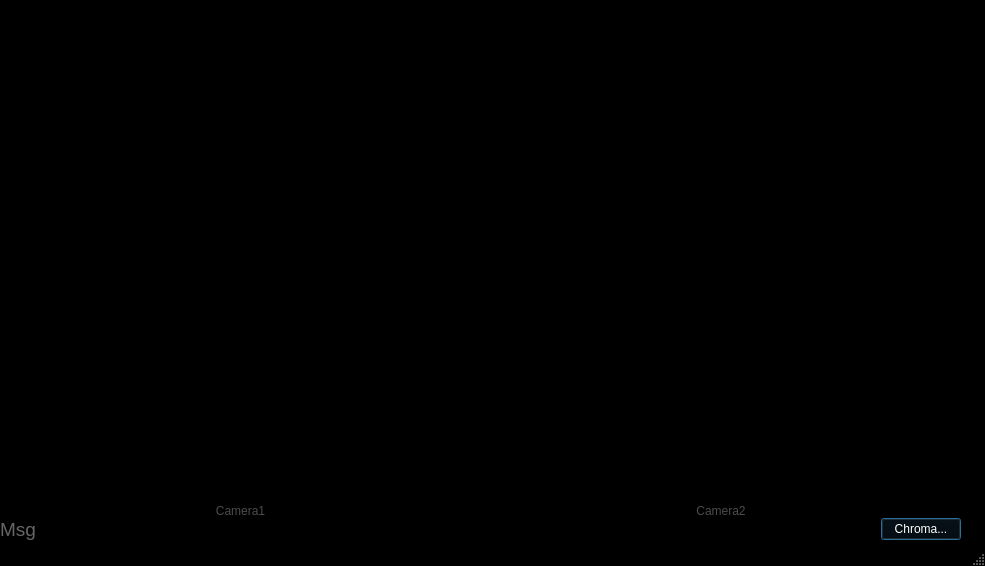
<?xml version="1.0" encoding="UTF-8"?>
<ui version="4.0">
 <author>Kiyo Chinzei (k.chinzei@aist.go.jp) / Small Computings for Clinicals</author>
 <class>MainWindow</class>
 <widget class="QDialog" name="MainWindow">
  <property name="windowModality">
   <enum>Qt::ApplicationModal</enum>
  </property>
  <property name="enabled">
   <bool>true</bool>
  </property>
  <property name="geometry">
   <rect>
    <x>0</x>
    <y>0</y>
    <width>985</width>
    <height>566</height>
   </rect>
  </property>
  <property name="sizePolicy">
   <sizepolicy hsizetype="MinimumExpanding" vsizetype="MinimumExpanding">
    <horstretch>0</horstretch>
    <verstretch>0</verstretch>
   </sizepolicy>
  </property>
  <property name="minimumSize">
   <size>
    <width>960</width>
    <height>540</height>
   </size>
  </property>
  <property name="palette">
   <palette>
    <active>
     <colorrole role="WindowText">
      <brush brushstyle="SolidPattern">
       <color alpha="255">
        <red>255</red>
        <green>255</green>
        <blue>255</blue>
       </color>
      </brush>
     </colorrole>
     <colorrole role="Button">
      <brush brushstyle="SolidPattern">
       <color alpha="255">
        <red>0</red>
        <green>0</green>
        <blue>0</blue>
       </color>
      </brush>
     </colorrole>
     <colorrole role="Light">
      <brush brushstyle="SolidPattern">
       <color alpha="255">
        <red>0</red>
        <green>0</green>
        <blue>0</blue>
       </color>
      </brush>
     </colorrole>
     <colorrole role="Midlight">
      <brush brushstyle="SolidPattern">
       <color alpha="255">
        <red>0</red>
        <green>0</green>
        <blue>0</blue>
       </color>
      </brush>
     </colorrole>
     <colorrole role="Dark">
      <brush brushstyle="SolidPattern">
       <color alpha="255">
        <red>0</red>
        <green>0</green>
        <blue>0</blue>
       </color>
      </brush>
     </colorrole>
     <colorrole role="Mid">
      <brush brushstyle="SolidPattern">
       <color alpha="255">
        <red>0</red>
        <green>0</green>
        <blue>0</blue>
       </color>
      </brush>
     </colorrole>
     <colorrole role="Text">
      <brush brushstyle="SolidPattern">
       <color alpha="255">
        <red>255</red>
        <green>255</green>
        <blue>255</blue>
       </color>
      </brush>
     </colorrole>
     <colorrole role="BrightText">
      <brush brushstyle="SolidPattern">
       <color alpha="255">
        <red>255</red>
        <green>255</green>
        <blue>255</blue>
       </color>
      </brush>
     </colorrole>
     <colorrole role="ButtonText">
      <brush brushstyle="SolidPattern">
       <color alpha="255">
        <red>255</red>
        <green>255</green>
        <blue>255</blue>
       </color>
      </brush>
     </colorrole>
     <colorrole role="Base">
      <brush brushstyle="SolidPattern">
       <color alpha="255">
        <red>0</red>
        <green>0</green>
        <blue>0</blue>
       </color>
      </brush>
     </colorrole>
     <colorrole role="Window">
      <brush brushstyle="SolidPattern">
       <color alpha="255">
        <red>0</red>
        <green>0</green>
        <blue>0</blue>
       </color>
      </brush>
     </colorrole>
     <colorrole role="Shadow">
      <brush brushstyle="SolidPattern">
       <color alpha="255">
        <red>0</red>
        <green>0</green>
        <blue>0</blue>
       </color>
      </brush>
     </colorrole>
     <colorrole role="AlternateBase">
      <brush brushstyle="SolidPattern">
       <color alpha="255">
        <red>0</red>
        <green>0</green>
        <blue>0</blue>
       </color>
      </brush>
     </colorrole>
     <colorrole role="ToolTipBase">
      <brush brushstyle="SolidPattern">
       <color alpha="255">
        <red>255</red>
        <green>255</green>
        <blue>220</blue>
       </color>
      </brush>
     </colorrole>
     <colorrole role="ToolTipText">
      <brush brushstyle="SolidPattern">
       <color alpha="255">
        <red>0</red>
        <green>0</green>
        <blue>0</blue>
       </color>
      </brush>
     </colorrole>
    </active>
    <inactive>
     <colorrole role="WindowText">
      <brush brushstyle="SolidPattern">
       <color alpha="255">
        <red>255</red>
        <green>255</green>
        <blue>255</blue>
       </color>
      </brush>
     </colorrole>
     <colorrole role="Button">
      <brush brushstyle="SolidPattern">
       <color alpha="255">
        <red>0</red>
        <green>0</green>
        <blue>0</blue>
       </color>
      </brush>
     </colorrole>
     <colorrole role="Light">
      <brush brushstyle="SolidPattern">
       <color alpha="255">
        <red>0</red>
        <green>0</green>
        <blue>0</blue>
       </color>
      </brush>
     </colorrole>
     <colorrole role="Midlight">
      <brush brushstyle="SolidPattern">
       <color alpha="255">
        <red>0</red>
        <green>0</green>
        <blue>0</blue>
       </color>
      </brush>
     </colorrole>
     <colorrole role="Dark">
      <brush brushstyle="SolidPattern">
       <color alpha="255">
        <red>0</red>
        <green>0</green>
        <blue>0</blue>
       </color>
      </brush>
     </colorrole>
     <colorrole role="Mid">
      <brush brushstyle="SolidPattern">
       <color alpha="255">
        <red>0</red>
        <green>0</green>
        <blue>0</blue>
       </color>
      </brush>
     </colorrole>
     <colorrole role="Text">
      <brush brushstyle="SolidPattern">
       <color alpha="255">
        <red>255</red>
        <green>255</green>
        <blue>255</blue>
       </color>
      </brush>
     </colorrole>
     <colorrole role="BrightText">
      <brush brushstyle="SolidPattern">
       <color alpha="255">
        <red>255</red>
        <green>255</green>
        <blue>255</blue>
       </color>
      </brush>
     </colorrole>
     <colorrole role="ButtonText">
      <brush brushstyle="SolidPattern">
       <color alpha="255">
        <red>255</red>
        <green>255</green>
        <blue>255</blue>
       </color>
      </brush>
     </colorrole>
     <colorrole role="Base">
      <brush brushstyle="SolidPattern">
       <color alpha="255">
        <red>0</red>
        <green>0</green>
        <blue>0</blue>
       </color>
      </brush>
     </colorrole>
     <colorrole role="Window">
      <brush brushstyle="SolidPattern">
       <color alpha="255">
        <red>0</red>
        <green>0</green>
        <blue>0</blue>
       </color>
      </brush>
     </colorrole>
     <colorrole role="Shadow">
      <brush brushstyle="SolidPattern">
       <color alpha="255">
        <red>0</red>
        <green>0</green>
        <blue>0</blue>
       </color>
      </brush>
     </colorrole>
     <colorrole role="AlternateBase">
      <brush brushstyle="SolidPattern">
       <color alpha="255">
        <red>0</red>
        <green>0</green>
        <blue>0</blue>
       </color>
      </brush>
     </colorrole>
     <colorrole role="ToolTipBase">
      <brush brushstyle="SolidPattern">
       <color alpha="255">
        <red>255</red>
        <green>255</green>
        <blue>220</blue>
       </color>
      </brush>
     </colorrole>
     <colorrole role="ToolTipText">
      <brush brushstyle="SolidPattern">
       <color alpha="255">
        <red>0</red>
        <green>0</green>
        <blue>0</blue>
       </color>
      </brush>
     </colorrole>
    </inactive>
    <disabled>
     <colorrole role="WindowText">
      <brush brushstyle="SolidPattern">
       <color alpha="255">
        <red>0</red>
        <green>0</green>
        <blue>0</blue>
       </color>
      </brush>
     </colorrole>
     <colorrole role="Button">
      <brush brushstyle="SolidPattern">
       <color alpha="255">
        <red>0</red>
        <green>0</green>
        <blue>0</blue>
       </color>
      </brush>
     </colorrole>
     <colorrole role="Light">
      <brush brushstyle="SolidPattern">
       <color alpha="255">
        <red>0</red>
        <green>0</green>
        <blue>0</blue>
       </color>
      </brush>
     </colorrole>
     <colorrole role="Midlight">
      <brush brushstyle="SolidPattern">
       <color alpha="255">
        <red>0</red>
        <green>0</green>
        <blue>0</blue>
       </color>
      </brush>
     </colorrole>
     <colorrole role="Dark">
      <brush brushstyle="SolidPattern">
       <color alpha="255">
        <red>0</red>
        <green>0</green>
        <blue>0</blue>
       </color>
      </brush>
     </colorrole>
     <colorrole role="Mid">
      <brush brushstyle="SolidPattern">
       <color alpha="255">
        <red>0</red>
        <green>0</green>
        <blue>0</blue>
       </color>
      </brush>
     </colorrole>
     <colorrole role="Text">
      <brush brushstyle="SolidPattern">
       <color alpha="255">
        <red>0</red>
        <green>0</green>
        <blue>0</blue>
       </color>
      </brush>
     </colorrole>
     <colorrole role="BrightText">
      <brush brushstyle="SolidPattern">
       <color alpha="255">
        <red>255</red>
        <green>255</green>
        <blue>255</blue>
       </color>
      </brush>
     </colorrole>
     <colorrole role="ButtonText">
      <brush brushstyle="SolidPattern">
       <color alpha="255">
        <red>0</red>
        <green>0</green>
        <blue>0</blue>
       </color>
      </brush>
     </colorrole>
     <colorrole role="Base">
      <brush brushstyle="SolidPattern">
       <color alpha="255">
        <red>0</red>
        <green>0</green>
        <blue>0</blue>
       </color>
      </brush>
     </colorrole>
     <colorrole role="Window">
      <brush brushstyle="SolidPattern">
       <color alpha="255">
        <red>0</red>
        <green>0</green>
        <blue>0</blue>
       </color>
      </brush>
     </colorrole>
     <colorrole role="Shadow">
      <brush brushstyle="SolidPattern">
       <color alpha="255">
        <red>0</red>
        <green>0</green>
        <blue>0</blue>
       </color>
      </brush>
     </colorrole>
     <colorrole role="AlternateBase">
      <brush brushstyle="SolidPattern">
       <color alpha="255">
        <red>0</red>
        <green>0</green>
        <blue>0</blue>
       </color>
      </brush>
     </colorrole>
     <colorrole role="ToolTipBase">
      <brush brushstyle="SolidPattern">
       <color alpha="255">
        <red>255</red>
        <green>255</green>
        <blue>220</blue>
       </color>
      </brush>
     </colorrole>
     <colorrole role="ToolTipText">
      <brush brushstyle="SolidPattern">
       <color alpha="255">
        <red>0</red>
        <green>0</green>
        <blue>0</blue>
       </color>
      </brush>
     </colorrole>
    </disabled>
   </palette>
  </property>
  <property name="windowTitle">
   <string>Chromakey2</string>
  </property>
  <property name="autoFillBackground">
   <bool>true</bool>
  </property>
  <property name="sizeGripEnabled">
   <bool>true</bool>
  </property>
  <widget class="QWidget" name="verticalLayoutWidget">
   <property name="geometry">
    <rect>
     <x>0</x>
     <y>0</y>
     <width>961</width>
     <height>541</height>
    </rect>
   </property>
   <layout class="QVBoxLayout" name="verticalLayout" stretch="0,1,0,0">
    <property name="spacing">
     <number>0</number>
    </property>
    <property name="sizeConstraint">
     <enum>QLayout::SetMinAndMaxSize</enum>
    </property>
    <property name="leftMargin">
     <number>0</number>
    </property>
    <item>
     <layout class="QHBoxLayout" name="horizontalLayout_4">
      <item>
       <widget class="QLabel" name="label_scc">
        <property name="text">
         <string/>
        </property>
        <property name="pixmap">
         <pixmap resource="QResources.qrc">:/images/QResources/scc_h90.png</pixmap>
        </property>
        <property name="scaledContents">
         <bool>true</bool>
        </property>
       </widget>
      </item>
      <item>
       <spacer name="horizontalSpacer">
        <property name="orientation">
         <enum>Qt::Horizontal</enum>
        </property>
        <property name="sizeHint" stdset="0">
         <size>
          <width>40</width>
          <height>20</height>
         </size>
        </property>
       </spacer>
      </item>
      <item>
       <widget class="QLabel" name="label_logo">
        <property name="text">
         <string/>
        </property>
        <property name="pixmap">
         <pixmap resource="QResources.qrc">:/images/QResources/aist_90.png</pixmap>
        </property>
        <property name="scaledContents">
         <bool>true</bool>
        </property>
       </widget>
      </item>
     </layout>
    </item>
    <item>
     <layout class="QHBoxLayout" name="horizontalLayout_5">
      <item>
       <widget class="EndoView" name="viewL" native="true">
        <property name="sizePolicy">
         <sizepolicy hsizetype="MinimumExpanding" vsizetype="MinimumExpanding">
          <horstretch>0</horstretch>
          <verstretch>0</verstretch>
         </sizepolicy>
        </property>
        <property name="minimumSize">
         <size>
          <width>270</width>
          <height>270</height>
         </size>
        </property>
        <property name="layoutDirection">
         <enum>Qt::LeftToRight</enum>
        </property>
        <property name="autoFillBackground">
         <bool>false</bool>
        </property>
        <property name="lineWidth" stdset="0">
         <number>0</number>
        </property>
        <property name="midLineWidth" stdset="0">
         <number>0</number>
        </property>
       </widget>
      </item>
      <item>
       <widget class="EndoView" name="viewR" native="true">
        <property name="sizePolicy">
         <sizepolicy hsizetype="MinimumExpanding" vsizetype="MinimumExpanding">
          <horstretch>0</horstretch>
          <verstretch>0</verstretch>
         </sizepolicy>
        </property>
        <property name="minimumSize">
         <size>
          <width>270</width>
          <height>270</height>
         </size>
        </property>
        <property name="layoutDirection">
         <enum>Qt::LeftToRight</enum>
        </property>
        <property name="autoFillBackground">
         <bool>false</bool>
        </property>
        <property name="lineWidth" stdset="0">
         <number>0</number>
        </property>
        <property name="midLineWidth" stdset="0">
         <number>0</number>
        </property>
        <property name="backgroundBrush" stdset="0">
         <brush brushstyle="NoBrush">
          <color alpha="255">
           <red>0</red>
           <green>0</green>
           <blue>0</blue>
          </color>
         </brush>
        </property>
        <property name="interactive" stdset="0">
         <bool>true</bool>
        </property>
       </widget>
      </item>
     </layout>
    </item>
    <item>
     <layout class="QHBoxLayout" name="horizontalLayout_9">
      <item>
       <widget class="QLabel" name="label_camname1">
        <property name="palette">
         <palette>
          <active>
           <colorrole role="WindowText">
            <brush brushstyle="SolidPattern">
             <color alpha="255">
              <red>76</red>
              <green>76</green>
              <blue>76</blue>
             </color>
            </brush>
           </colorrole>
          </active>
          <inactive>
           <colorrole role="WindowText">
            <brush brushstyle="SolidPattern">
             <color alpha="255">
              <red>76</red>
              <green>76</green>
              <blue>76</blue>
             </color>
            </brush>
           </colorrole>
          </inactive>
          <disabled>
           <colorrole role="WindowText">
            <brush brushstyle="SolidPattern">
             <color alpha="255">
              <red>0</red>
              <green>0</green>
              <blue>0</blue>
             </color>
            </brush>
           </colorrole>
          </disabled>
         </palette>
        </property>
        <property name="text">
         <string>Camera1</string>
        </property>
        <property name="alignment">
         <set>Qt::AlignCenter</set>
        </property>
       </widget>
      </item>
      <item>
       <widget class="QLabel" name="label_camname2">
        <property name="palette">
         <palette>
          <active>
           <colorrole role="WindowText">
            <brush brushstyle="SolidPattern">
             <color alpha="255">
              <red>76</red>
              <green>76</green>
              <blue>76</blue>
             </color>
            </brush>
           </colorrole>
          </active>
          <inactive>
           <colorrole role="WindowText">
            <brush brushstyle="SolidPattern">
             <color alpha="255">
              <red>76</red>
              <green>76</green>
              <blue>76</blue>
             </color>
            </brush>
           </colorrole>
          </inactive>
          <disabled>
           <colorrole role="WindowText">
            <brush brushstyle="SolidPattern">
             <color alpha="255">
              <red>0</red>
              <green>0</green>
              <blue>0</blue>
             </color>
            </brush>
           </colorrole>
          </disabled>
         </palette>
        </property>
        <property name="text">
         <string>Camera2</string>
        </property>
        <property name="alignment">
         <set>Qt::AlignCenter</set>
        </property>
       </widget>
      </item>
     </layout>
    </item>
    <item>
     <layout class="QHBoxLayout" name="horizontalLayout_10">
      <item>
       <widget class="QLabel" name="label_msg">
        <property name="palette">
         <palette>
          <active>
           <colorrole role="WindowText">
            <brush brushstyle="SolidPattern">
             <color alpha="255">
              <red>102</red>
              <green>102</green>
              <blue>102</blue>
             </color>
            </brush>
           </colorrole>
          </active>
          <inactive>
           <colorrole role="WindowText">
            <brush brushstyle="SolidPattern">
             <color alpha="255">
              <red>102</red>
              <green>102</green>
              <blue>102</blue>
             </color>
            </brush>
           </colorrole>
          </inactive>
          <disabled>
           <colorrole role="WindowText">
            <brush brushstyle="SolidPattern">
             <color alpha="255">
              <red>0</red>
              <green>0</green>
              <blue>0</blue>
             </color>
            </brush>
           </colorrole>
          </disabled>
         </palette>
        </property>
        <property name="font">
         <font>
          <pointsize>14</pointsize>
         </font>
        </property>
        <property name="layoutDirection">
         <enum>Qt::LeftToRight</enum>
        </property>
        <property name="text">
         <string>Msg</string>
        </property>
        <property name="alignment">
         <set>Qt::AlignJustify|Qt::AlignVCenter</set>
        </property>
        <property name="wordWrap">
         <bool>true</bool>
        </property>
       </widget>
      </item>
      <item>
       <widget class="QPushButton" name="btn_setChroma">
        <property name="sizePolicy">
         <sizepolicy hsizetype="Fixed" vsizetype="Fixed">
          <horstretch>0</horstretch>
          <verstretch>0</verstretch>
         </sizepolicy>
        </property>
        <property name="text">
         <string>Chroma...</string>
        </property>
       </widget>
      </item>
     </layout>
    </item>
   </layout>
  </widget>
 </widget>
 <customwidgets>
  <customwidget>
   <class>EndoView</class>
   <extends>QWidget</extends>
   <header>EndoView.h</header>
  </customwidget>
 </customwidgets>
 <resources>
  <include location="QResources.qrc"/>
 </resources>
 <connections/>
</ui>
